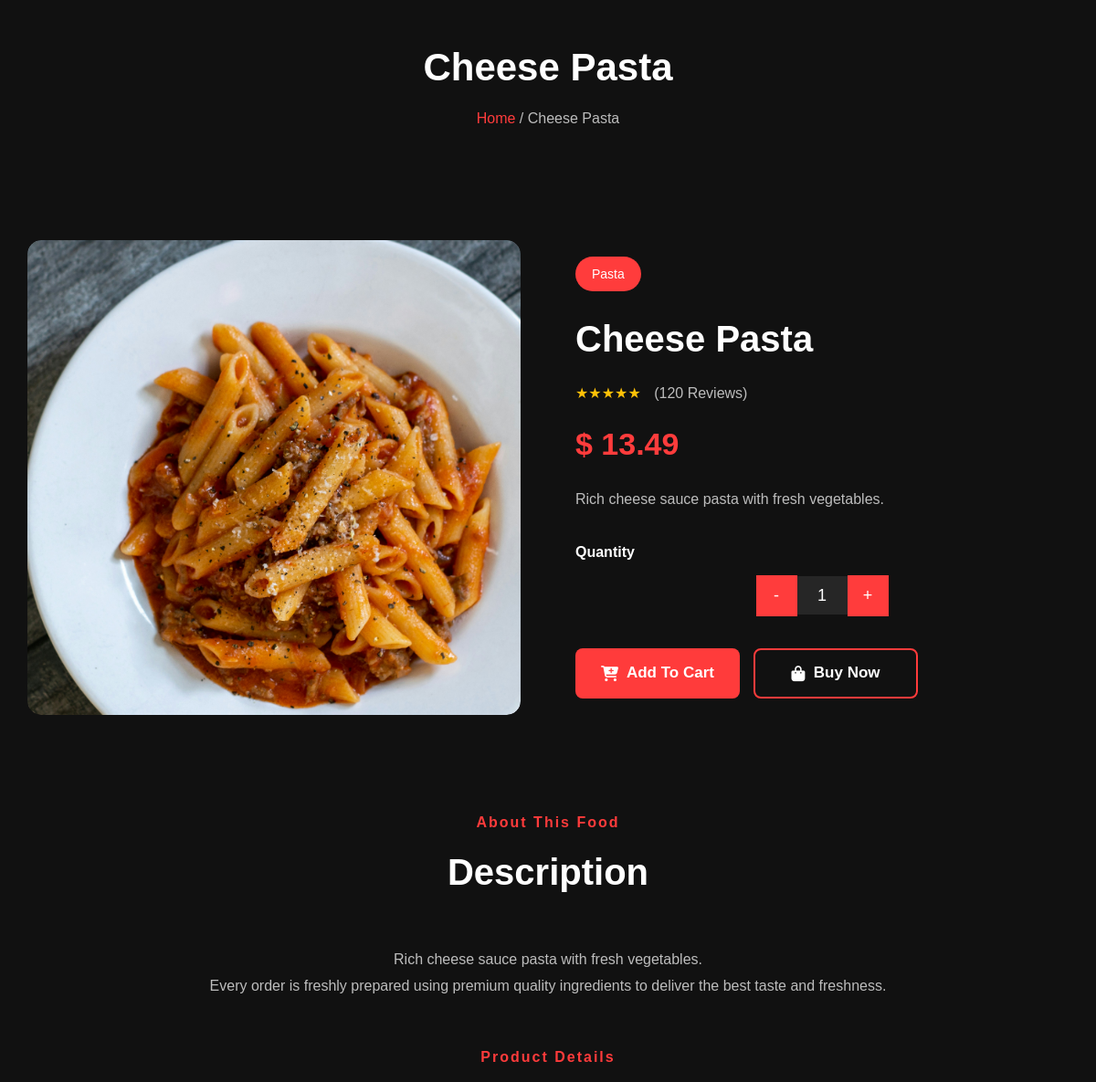
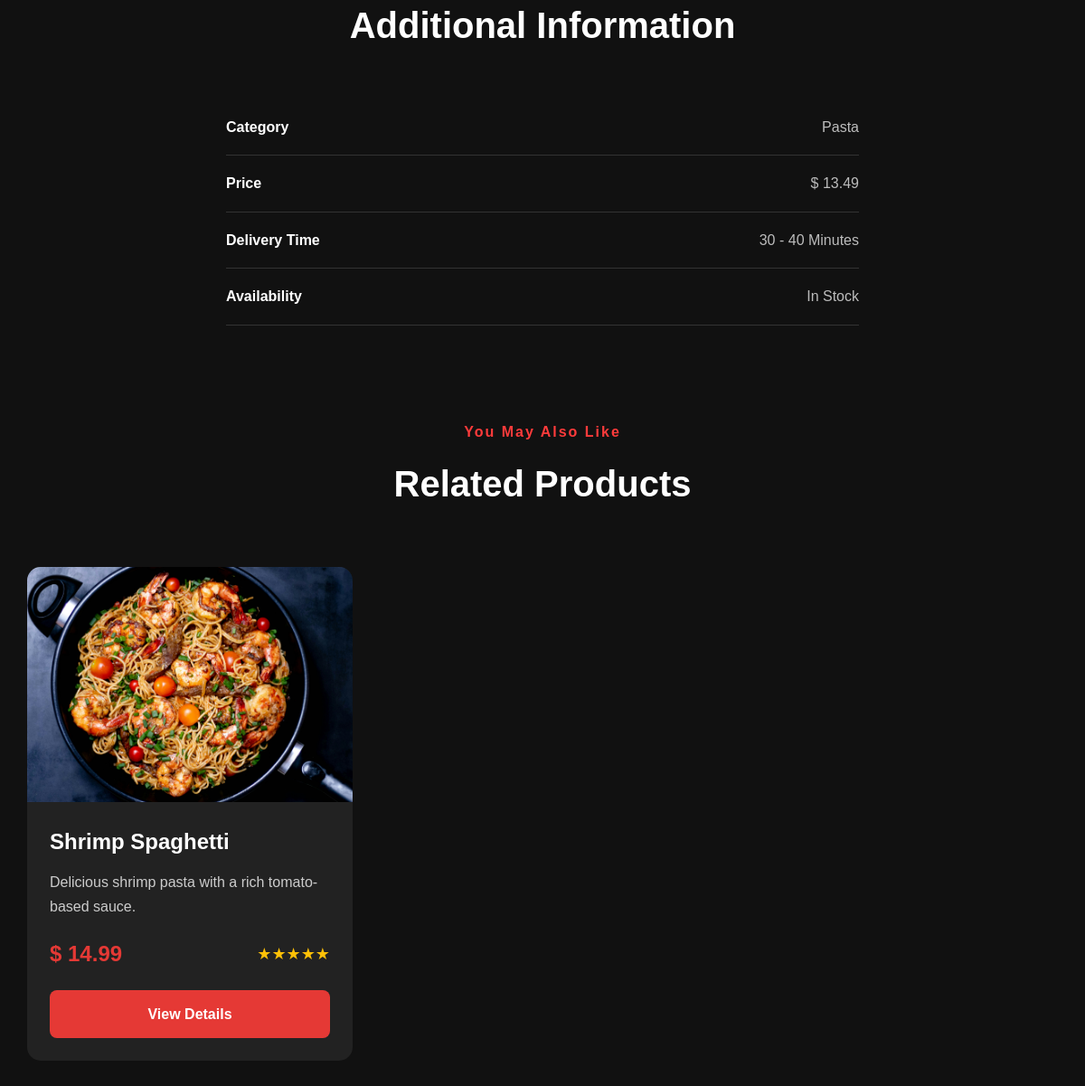
The app's page /customer/food-details.php?id=2 with its own data (2 pictures, top to bottom).
### tables this page shows
CREATE TABLE menu_items (
    id INT NOT NULL AUTO_INCREMENT,
    category_id INT NOT NULL,
    name VARCHAR(100) NOT NULL,
    description TEXT DEFAULT NULL,
    price DECIMAL(10,2) NOT NULL DEFAULT 0.00,
    image VARCHAR(255) DEFAULT NULL,
    status TINYINT(1) NOT NULL DEFAULT 1,
    created_at TIMESTAMP NOT NULL DEFAULT CURRENT_TIMESTAMP,
    updated_at TIMESTAMP NULL DEFAULT CURRENT_TIMESTAMP,
    PRIMARY KEY (id),
    KEY category_id (category_id),

    CONSTRAINT fk_menu_category
        FOREIGN KEY (category_id)
        REFERENCES categories(id)
        ON DELETE CASCADE
        ON UPDATE CASCADE

);

CREATE TABLE categories (
    id INT NOT NULL AUTO_INCREMENT,
    name VARCHAR(100) NOT NULL,
    description TEXT DEFAULT NULL,
    image VARCHAR(255) DEFAULT NULL,
    status TINYINT(1) NOT NULL DEFAULT 1,
    created_at TIMESTAMP NOT NULL DEFAULT CURRENT_TIMESTAMP,
    updated_at TIMESTAMP NULL DEFAULT CURRENT_TIMESTAMP,
    PRIMARY KEY (id)
);

### customer/food-details.php (the view, shortened to what this page needs)
<?php
require_once "../includes/config.php";
include "../includes/header.php";
$product_id = (int) $_GET["id"];
$get_product_stmt = mysqli_prepare(
    $conn,
    "SELECT menu_items.*, categories.name AS category_name
     FROM menu_items
     INNER JOIN categories
        ON menu_items.category_id = categories.id
     WHERE menu_items.id = ?
     AND menu_items.status = 1
     LIMIT 1"
);
mysqli_stmt_bind_param(
    $get_product_stmt,
    "i",
    $product_id
);
mysqli_stmt_execute($get_product_stmt);
$get_product = mysqli_stmt_get_result($get_product_stmt);
$product = mysqli_fetch_assoc($get_product);
$category_id = (int) $product["category_id"];
$get_related_stmt = mysqli_prepare(
    $conn,
    "SELECT *
     FROM menu_items
     WHERE category_id = ?
     AND id != ?
     AND status = 1
     LIMIT 4"
);
mysqli_stmt_bind_param(
    $get_related_stmt,
    "ii",
    $category_id,
    $product_id
);
mysqli_stmt_execute($get_related_stmt);
$get_related = mysqli_stmt_get_result($get_related_stmt);
?>
<section class="page-banner">
    <div class="container">
        <div class="page-banner-content">
            <h1><?php echo htmlspecialchars($product["name"]); ?></h1>
            <p><a href="../index.php">Home</a> / <?php echo htmlspecialchars($product["name"]); ?></p>
        </div>
    </div>
</section>
<section class="food-details section-padding">
    <div class="container">
        <div class="food-details-wrapper">
            <div class="food-image">
                <img src="../assets/uploads/menu/<?php echo htmlspecialchars($product["image"]); ?>" alt="<?php echo htmlspecialchars($product["name"]); ?>">
            </div>
            <div class="food-content">
                <span class="food-category"><?php echo htmlspecialchars($product["category_name"]); ?></span>
                <h2><?php echo htmlspecialchars($product["name"]); ?></h2>
                <div class="food-rating">
                    ★★★★★
                    <span>(120 Reviews)</span>
                </div>
                <h3 class="food-price">$ <?php echo number_format($product["price"], 2); ?></h3>
                <p><?php echo htmlspecialchars($product["description"]); ?></p>
                <form method="POST">
                    <div class="quantity-area">
                        <span>Quantity</span>
                        <div class="quantity-box">
                            <button type="button" id="minus-btn">-</button>
                            <input type="text" id="quantity" value="1" readonly>
                            <button type="button" id="plus-btn">+</button>
                        </div>
                    </div>
                    <div class="food-buttons">
                        <button type="submit" name="add_to_cart" class="btn-primary">
                            <i class="fa-solid fa-cart-plus"></i> &nbsp; Add To Cart
                        </button>
                        <button type="submit" name="buy_now" class="btn-secondary">
                            <i class="fa-solid fa-bag-shopping"></i> &nbsp; Buy Now
                        </button>
                    </div>
                </form>
            </div>
        </div>
    </div>
</section>
<section class="product-description section-padding">
    <div class="container">
        <div class="section-title">
            <span>About This Food</span>
            <h2>Description</h2>
        </div>
        <div class="description-content">
            <p><?php echo nl2br(htmlspecialchars($product["description"])); ?></p>
            <p>Every order is freshly prepared using premium quality ingredients to deliver the best taste and freshness.</p>
        </div>
    </div>
</section>
<section class="additional-info section-padding">
    <div class="container">
        <div class="section-title">
            <span>Product Details</span>
            <h2>Additional Information</h2>
        </div>
        <div class="info-table">
            <div class="info-item">
                <strong>Category</strong>
                <span><?php echo htmlspecialchars($product["category_name"]); ?></span>
            </div>
            <div class="info-item">
                <strong>Price</strong>
                <span>$ <?php echo number_format($product["price"], 2); ?></span>
            </div>
            <div class="info-item">
                <strong>Delivery Time</strong>
                <span>30 - 40 Minutes</span>
            </div>
            <div class="info-item">
                <strong>Availability</strong>
                <span>In Stock</span>
            </div>
        </div>
    </div>
</section>
<section class="related-products section-padding">
    <div class="container">
        <div class="section-title">
            <span>You May Also Like</span>
            <h2>Related Products</h2>
        </div>
        <div class="menu-grid">
            <?php
            if (mysqli_num_rows($get_related) > 0) {
                while ($related = mysqli_fetch_assoc($get_related)) {
            ?>
                    <div class="menu-card">
                        <img src="../assets/uploads/menu/<?php echo htmlspecialchars($related["image"]); ?>" alt="<?php echo htmlspecialchars($related["name"]); ?>">
                        <div class="menu-content">
                            <h3><?php echo htmlspecialchars($related["name"]); ?></h3>
                            <p><?php echo htmlspecialchars($related["description"]); ?></p>
                            <div class="menu-info">
                                <span class="price">$ <?php echo number_format($related["price"], 2); ?></span>
                                <span class="rating">★★★★★</span>
                            </div>
                            <a href="food-details.php?id=<?php echo (int) $related["id"]; ?>" class="menu-btn">View Details</a>
                        </div>
                    </div>
            <?php
                }
            }
            ?>
        </div>
    </div>
</section>
<?php
include "../includes/footer.php";
?>

### includes/header.php (shortened to what this page needs)
<!DOCTYPE html>
<html lang="en">
<head>
    <link rel="stylesheet" href="/php/Restaurant-Ordering-System/assets/css/style.css">
    <link rel="stylesheet" href="/php/Restaurant-Ordering-System/assets/css/responsive.css">
    <link rel="stylesheet" href="https://cdnjs.cloudflare.com/ajax/libs/font-awesome/6.7.2/css/all.min.css">
</head>
<body>

### includes/footer.php (shortened to what this page needs)
<!DOCTYPE html>
<html lang="en">
<head>
</head>
<body>
</body>
</html>

### assets/css/style.css (style rules this page uses)
* { margin: 0; padding: 0; box-sizing: border-box; }
body { font-family: Arial, Helvetica, sans-serif; background-color: #111111; color: white; line-height: 1.6; }
html { scroll-behavior: smooth; }
.container { width: 90%; max-width: 1200px; margin: auto; }
a { text-decoration: none; color: white; }
img { max-width: 100%; display: block; }
.menu-grid { display: grid; grid-template-columns: repeat(3, 1fr); gap: 30px; }
.menu-card { background-color: #222222; border-radius: 15px; overflow: hidden; transition: 0.3s; }
.menu-card img { width: 100%; height: 260px; object-fit: cover; display: block; }
.menu-content { padding: 25px; }
.menu-content h3 { color: #ffffff; font-size: 24px; margin-bottom: 12px; }
.menu-content p { color: #cccccc; font-size: 16px; line-height: 1.7; margin-bottom: 20px; }
.menu-info { display: flex; justify-content: space-between; align-items: center; margin-bottom: 20px; }
.price { color: #e53935; font-size: 24px; font-weight: bold; }
.rating { color: #ffc107; font-size: 18px; }
.menu-btn { display: inline-block; width: 100%; padding: 14px; background-color: #e53935; color: #ffffff; text-decoration: none; text-align: center; border-radius: 8px; font-size: 16px; font-weight: 600; transition: 0.3s; }
.section-title { text-align: center; margin-bottom: 50px; padding: 25px 0 0; }
.section-title span { color: #ff3b3b; font-size: 16px; font-weight: 600; letter-spacing: 2px; }
.section-title h2 { color: #fff; font-size: 40px; margin-top: 10px; }
.page-banner { padding: 40px 0; background: #111111; text-align: center; }
.page-banner h1 { font-size: 42px; margin-bottom: 10px; }
.page-banner p { color: #bdbdbd; }
.page-banner a { color: #ff3c3c; }
.food-details { padding: 80px 0; }
.food-details-wrapper { display: flex; justify-content: space-between; align-items: center; gap: 60px; }
.food-content { width: 48%; }
.food-image { width: 48%; height: 520px; overflow: hidden; border-radius: 15px; }
.food-image img { width: 100%; height: 100%; object-fit: cover; display: block; border-radius: 15px; }
.food-category { display: inline-block; background: #ff3c3c; color: #ffffff; padding: 8px 18px; border-radius: 30px; margin-bottom: 20px; font-size: 14px; }
.food-content h2 { font-size: 40px; margin-bottom: 15px; }
.food-rating { color: #ffc107; margin-bottom: 15px; }
.food-rating span { color: #bdbdbd; margin-left: 10px; }
.food-price { color: #ff3c3c; font-size: 34px; margin-bottom: 20px; }
.food-content p { color: #bdbdbd; line-height: 1.8; }
.quantity-area { margin: 30px 0; }
.quantity-area span { display: block; margin-bottom: 12px; font-weight: 600; }
.quantity-box { display: flex; align-items: center; }
.quantity-box button { width: 45px; height: 45px; border: none; background: #ff3c3c; color: #ffffff; cursor: pointer; font-size: 18px; }
.quantity-box input { width: 60px; height: 45px; border: none; background: #222222; color: #ffffff; text-align: center; font-size: 18px; }
.food-buttons { display: flex; gap: 15px; margin-top: 35px; }
.food-buttons a, .food-buttons button { width: 180px; height: 55px; display: flex; justify-content: center; align-items: center; border: none; border-radius: 8px; font-size: 17px; font-weight: bold; cursor: pointer; transition: .3s; text-decoration: none; }
.food-buttons .btn-primary { background: #ff3b3b; color: #fff; }
.food-buttons .btn-secondary { background: transparent; color: #fff; border: 2px solid #ff3b3b; }
.description-content { max-width: 900px; margin: auto; text-align: center; padding-bottom: 25px; }
.description-content p { color: #bdbdbd; line-height: 1.8; }
.info-table { max-width: 700px; margin: auto; }
.info-item { display: flex; justify-content: space-between; padding: 18px 0; border-bottom: 1px solid #333333; }
.info-item span { color: #bdbdbd; }
.quantity-box { display: flex; justify-content: center; align-items: center; }
.quantity-box input { width: 55px; height: 42px; border: none; background: #262626; color: #fff; text-align: center; font-size: 18px; }
.related-products { padding-top: 80px; padding-bottom: 80px; }
.related-products .section-title { margin-bottom: 60px; }
.related-products .section-title span { display: block; margin-bottom: 12px; }

### assets/css/responsive.css (style rules this page uses)
@media screen and (max-width: 1200px) { .container { width: 95%; } }

### records on screen
menu_items: name "Cheese Pasta", image (picture), category.name "Pasta", price "13.49", description "Rich cheese sauce pasta with fresh vegetables."
menu_items: image (picture), name "Shrimp Spaghetti", description "Delicious shrimp pasta with a rich tomato-based sauce.", price "14.99"
